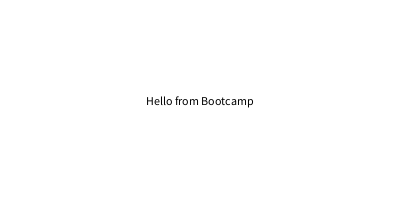
Frame 1 (no input)
Frame 60 (the mouse pressed at the canvas centre just before this capture): identical to frame 1, image omitted
Frame 120 (the mouse held since frame 60 and released just before this capture): identical to frame 1, image omitted

The Processing sketch that drew this single still picture (run headless with seeded random() and noise(); from frame 60 on, the mouse is pressed at the canvas centre):

// Processing sketch: sketch_3rd_Oct_23
// ── sketch_3rd_Oct_23.pde
void setup()
{
  size(400,200);
  fill(0);
}

void draw()
{
  background(255);
  String welcomeMessage ="Hello from Bootcamp"; //specifying the welcome
  //variable stored as a string 
  textAlign(CENTER,CENTER); // ensures the text is centered around both x, y 
  text(welcomeMessage,width/2,height/2); //tell us the co-ordinates. 
}
